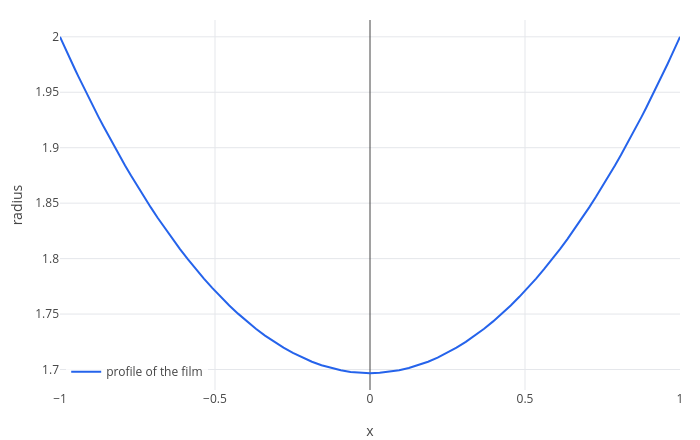

Notebook code cell kept with this figure:
### Markdown cell above
The fat catenoid has the smallest area; it is the film you see. The thin one is also a solution of the Euler–Lagrange
equation, but a saddle: bend it slightly and its area goes down. `extremal` finds the fat one directly:

### Code cell
s = extremal(2*pi*y*sqrt(1 + d(y, x)^2), y, x, -1, 1, 2, 2);
eval(s.J, 4)
labels(legend(plot(s.x, s.y), "profile of the film"), "x", "radius")
